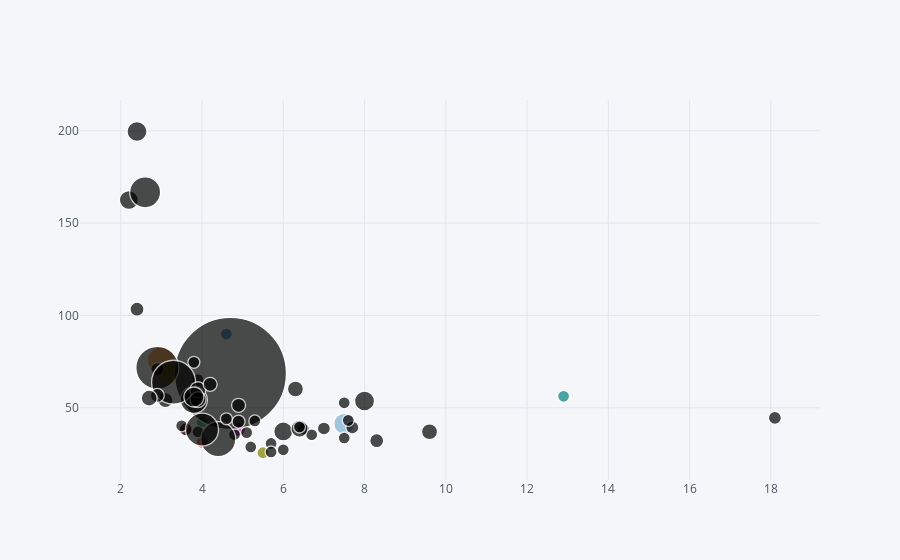

The notebook cell saved with this chart:
### Code cell
df2.iplot(kind='bubble',x='unemployrate',y='gdppercap',size='pop')

### Figure 1 — Plotly figure (JSON) as saved in the notebook; plotly's stock layout.template omitted (floating-point values rounded to 4 significant figures)
{"data": [{"marker": {"color": ["rgb(255, 153, 51)", "rgb(55, 128, 191)", "rgb(50, 171, 96)", "rgb(128, 0, 128)", "rgb(219, 64, 82)", "rgb(0, 128, 128)", "rgb(255, 255, 51)", "rgb(128, 128, 0)", "rgb(251, 128, 114)", "rgb(128, 177, 211)"], "line": {"width": 1.3}, "size": [28, 12, 12, 14, 12, 12, 23, 12, 13, 21, 12, 13, 13, 12, 20, 13, 12, 12, 112, 13, 14, 12, 12, 14, 12, 12, 16, 13, 12, 43, 15, 12, 35, 27, 12, 33, 44, 20, 19, 14, 19, 16, 31, 14, 13, 12, 12, 16, 16, 17, 12, 12, 12, 16, 12, 20, 14, 12], "symbol": "circle"}, "mode": "markers", "text": "", "type": "scatter", "x": [3, 4.6, 4, 4.9, 4, 12.9, 3.2, 5.5, 3.6, 7.5, 6.5, 3.6, 18.1, 3.9, 8, 7.7, 5.2, 4.8, 4.7, 7.0, 2.4, 5.3, 3.9, 8.3, 7.6, 3.8, 6.3, 2.9, 3.5, 2.9, 3.1, 7.5, 4.4, 3.8, 5.1, 4, 3.3, 2.4, 6, 2.9, 2.2, 3.9, 2.6, 4.9, 4.9, 6, 6.7, 3.9, 2.7, 6.4, 7.5, 5.7, 5.7, 9.6, 4.6, 3.8, 4.2, 6.4], "y": [75.59, 89.93, 42.44, 38.42, 31.31, 56.25, 68.6, 25.71, 38.76, 41.36, 38.6, 38.32, 44.52, 65.3, 53.71, 39.39, 28.83, 35.54, 68.64, 38.83, 103.4, 42.92, 37.03, 32.23, 43.22, 74.66, 60.21, 71.02, 40.27, 71.69, 54.13, 52.71, 33.07, 54.3, 36.6, 38.21, 63.86, 199.6, 37.24, 56.71, 162.5, 59.8, 166.6, 51.39, 42.56, 27.29, 35.43, 54.49, 55.24, 38.75, 33.67, 30.75, 26.11, 37.07, 44.06, 55.86, 62.74, 39.63]}], "layout": {"legend": {"bgcolor": "#F5F6F9", "font": {"color": "#4D5663"}}, "paper_bgcolor": "#F5F6F9", "plot_bgcolor": "#F5F6F9", "title": {"font": {"color": "#4D5663"}}, "xaxis": {"gridcolor": "#E1E5ED", "showgrid": true, "tickfont": {"color": "#4D5663"}, "title": {"font": {"color": "#4D5663"}, "text": ""}, "zerolinecolor": "#E1E5ED"}, "yaxis": {"gridcolor": "#E1E5ED", "showgrid": true, "tickfont": {"color": "#4D5663"}, "title": {"font": {"color": "#4D5663"}, "text": ""}, "zerolinecolor": "#E1E5ED"}}}
